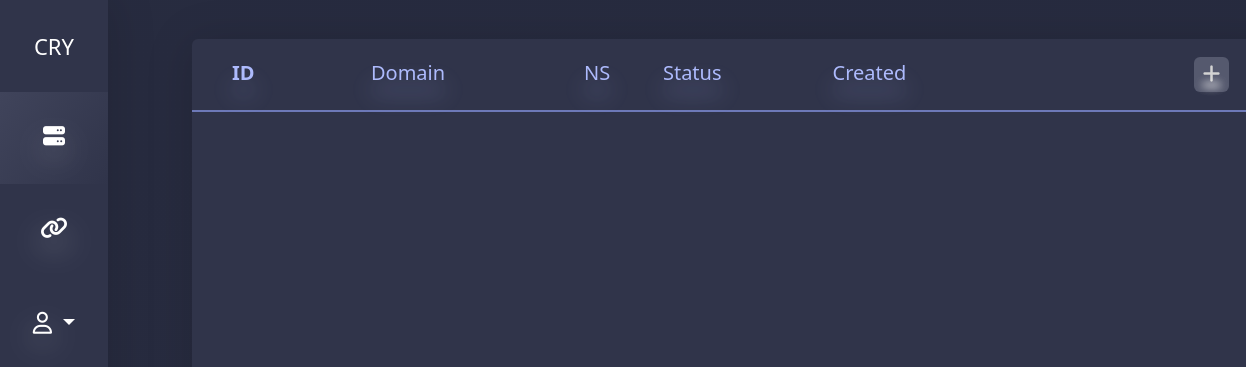
Before: /domains (signed in) with the older database file.
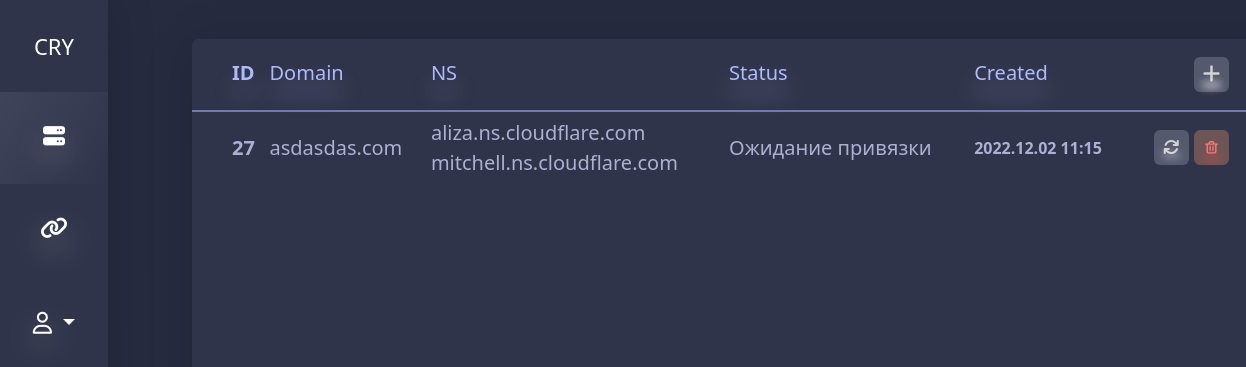
After: the same page with the newer database file.
### main/models.py (models this page shows, shortened)
class Domain(models.Model):
    name = models.TextField('Name of domain (search function)',blank=False)
    user = models.ForeignKey(User, on_delete=models.CASCADE)
    ns1 = models.TextField()
    ns2 = models.TextField()
    cloudId = models.TextField(blank=True, null=True)
    cloud = models.ForeignKey(Cloudflare, on_delete=models.DO_NOTHING, blank=True, null=True)
    status = models.TextField(default='Ожидание привязки')
    created_at = models.DateTimeField("created_at", default=timezone.now)

### main/views.py (the view, shortened to what this page needs)
# urls.py: path('domains', views.domainsView.as_view(), name='domains'),
@decorator(login_required)
class domainsView(View):
    def get(self, req):
        domains = Domain.objects.filter(user=req.user).all()
        context = {
            'domains': domains
        }
        return render(req, 'domains.html', context)

### main/templates/domains.html (shortened to what this page needs)
{% extends 'base.html' %}
{% block content %}
<div class="content">
    <div class="content-table">
        <table>
            <thead>
                <td>
                    <span>ID</span>
                </td>
                <td>
                    <span>Domain</span>
                </td>
                <td>
                    <span>NS</span>
                </td>
                <td>
                    <span>Status</span>
                </td>
                <td>
                    <span>Created</span>
                </td>
                <td>
                    <button class="table-button" data-bs-toggle="modal" data-bs-target="#addDomainModal">
                        <i class="fa-solid fa-plus white-shadow"></i>
                    </button>
                </td>
            </thead>
            <tbody>
                {% for item in domains %}
                <tr id="{{ item.id }}">
                    <td>{{ item.id }}</td>
                    <td>{{ item.name }}</td>
                    <td>{{ item.ns1 }}<br>{{ item.ns2 }}</td>
                    <td>{{ item.status }}</td>
                    <td class="date">{{ item.created_at|date:"Y.m.d g:i" }}</td>
                    <td>
                        {% if item.status == 'Ожидание привязки' %}
                        <button class="checkConnect btn">
                            <i class="fa-solid fa-arrows-rotate"></i>
                        </button>
                        {% endif %}
                        <button type="button" class="btn deleteDomain btn-delete"></button>
                    </td>
                </tr>
                {% endfor %}
            </tbody>
        </table>
    </div>
</div>
{% endblock %}

Changed rows visible on the page:
added Domain: id "27", name "asdasdas.com", ns1 "aliza.ns.cloudflare.com", ns2 "mitchell.ns.cloudflare.com", status "Ожидание привязки", created_at "2022.12.02 11:15"
